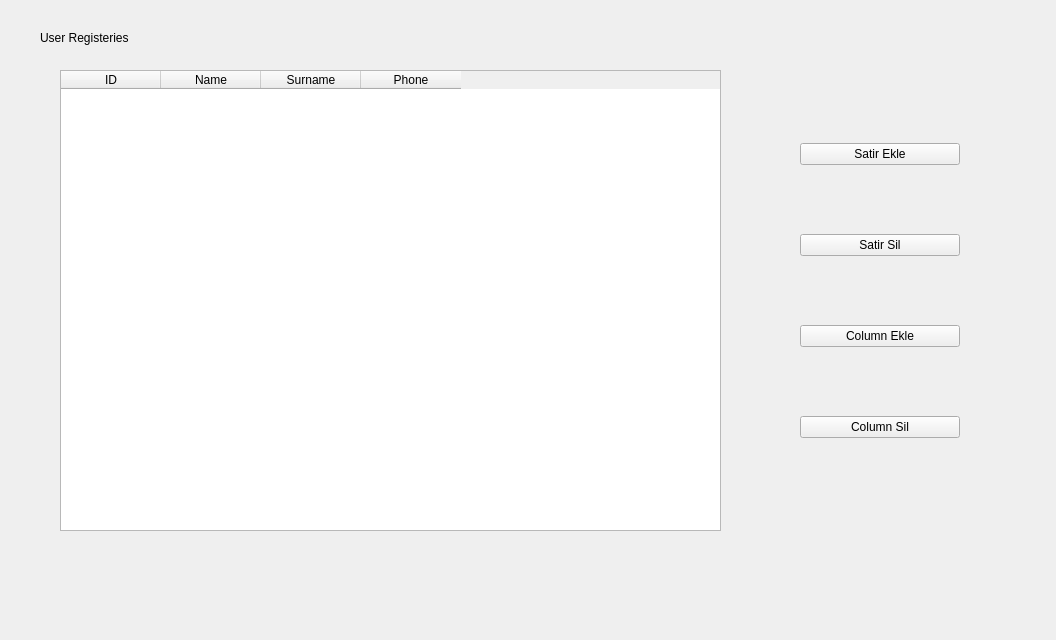
<?xml version="1.0" encoding="UTF-8"?>
<ui version="4.0">
 <class>Form</class>
 <widget class="QWidget" name="Form">
  <property name="geometry">
   <rect>
    <x>0</x>
    <y>0</y>
    <width>1056</width>
    <height>640</height>
   </rect>
  </property>
  <property name="windowTitle">
   <string>Form</string>
  </property>
  <widget class="QTableWidget" name="tableWidget">
   <property name="geometry">
    <rect>
     <x>60</x>
     <y>70</y>
     <width>661</width>
     <height>461</height>
    </rect>
   </property>
   <column>
    <property name="text">
     <string>ID</string>
    </property>
   </column>
   <column>
    <property name="text">
     <string>Name</string>
    </property>
   </column>
   <column>
    <property name="text">
     <string>Surname</string>
    </property>
   </column>
   <column>
    <property name="text">
     <string>Phone</string>
    </property>
   </column>
  </widget>
  <widget class="QLabel" name="label">
   <property name="geometry">
    <rect>
     <x>40</x>
     <y>30</y>
     <width>161</width>
     <height>16</height>
    </rect>
   </property>
   <property name="text">
    <string>User Registeries</string>
   </property>
  </widget>
  <widget class="QWidget" name="verticalLayoutWidget">
   <property name="geometry">
    <rect>
     <x>800</x>
     <y>80</y>
     <width>160</width>
     <height>421</height>
    </rect>
   </property>
   <layout class="QVBoxLayout" name="verticalLayout">
    <item>
     <widget class="QPushButton" name="pushButton_add_row">
      <property name="text">
       <string>Satir Ekle</string>
      </property>
     </widget>
    </item>
    <item>
     <widget class="QPushButton" name="pushButton_delete_row">
      <property name="text">
       <string>Satir Sil</string>
      </property>
     </widget>
    </item>
    <item>
     <widget class="QPushButton" name="pushButton_add_column">
      <property name="text">
       <string>Column Ekle</string>
      </property>
     </widget>
    </item>
    <item>
     <widget class="QPushButton" name="pushButton_delete_column">
      <property name="text">
       <string>Column Sil</string>
      </property>
     </widget>
    </item>
   </layout>
  </widget>
 </widget>
 <resources/>
 <connections/>
</ui>
